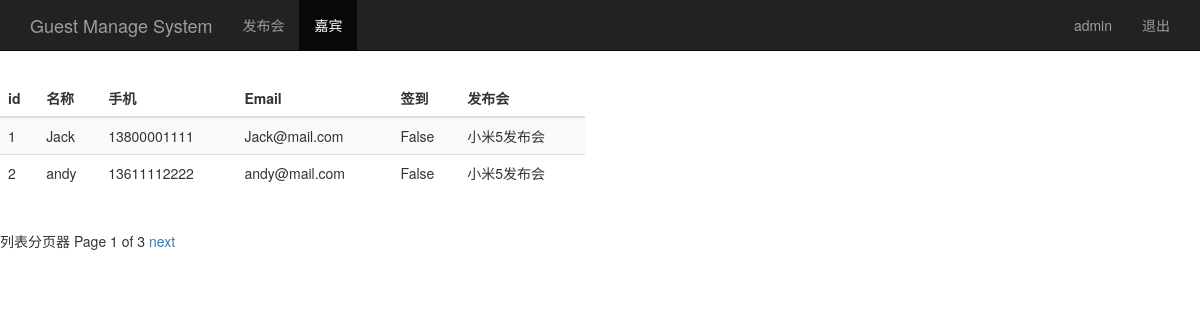
The page /guest_manage/ (signed in) on the database its author committed.
### sign/models.py (models this page shows, shortened)
class Guest(models.Model):
    event = models.ForeignKey('Event',on_delete=models.CASCADE)
    realname = models.CharField(max_length=64)
    phone = models.CharField(max_length=16)
    email = models.EmailField()
    sign = models.BooleanField()
    creat_time = models.DateTimeField(auto_now=True)
    class Meta:
        unique_together = ("event","phone")

class Event(models.Model):
    name = models.CharField(max_length=100)
    limit = models.IntegerField()
    status = models.BooleanField()
    address = models.CharField(max_length=200)
    start_time = models.DateTimeField('events time')
    create_time = models.DateTimeField(auto_now=True)
    def __str__(self):
        return self.name

### sign/views.py (the view)
# urls.py: url(r'^guest_manage/$', views.guest_manage),
@login_required
def guest_manage(request):
    username = request.session.get('user','')
    guest_list = Guest.objects.all().order_by('id')
    paginator = Paginator(guest_list,2)
    page = request.GET.get('page')
    try:
        contacts = paginator.page(page)
    except PageNotAnInteger:
        contacts = paginator.page(1)
    except EmptyPage:
        contacts = paginator.page(paginator.num_pages)
    return render(request,'guest_manage.html',{'user':username,'guests':contacts})

### sign/templates/guest_manage.html (shortened to what this page needs)
<!DOCTYPE html>
<html lang="zh-CN">
	<head>
	    {% load bootstrap3 %}
	    {% bootstrap_css %}
	</head>
	<body role="document">
		<nav class="navbar navbar-inverse navbar-fixed-top">
			<div class="container">
				<div class="navbar-header">
					<a class="navbar-brand" href="/event_manage/">Guest Manage System</a>
				</div>
				<div id="navbar" class="collapse navbar-collapse">
					<ul class="nav navbar-nav">
						<li><a href="/guest_manage/">发布会</a></li>
						<li class="active"><a href="#">嘉宾</a></li>
					</ul>
					<ul class="nav navbar-nav navbar-right">
						<li><a href="#">{{user}}</a></li>
						<li><a href="/logout/">退出</a></li>
					</ul>
				</div>
			</div>
		</nav>
		<div class="row" style="padding-top: 80px;">
			<div class="col-md-6">
				<table class="table table-striped">
					<thead>
						<tr>
							<th>id</th><th>名称</th><th>手机</th><th>Email</th><th>签到</th><th>发布会</th>
						</tr>
					</thead>
					<tbody>
						{% for guest in guests %}
							<tr>
								<td>{{ guest.id }}</td>
								<td>{{ guest.realname }}</td>
								<td>{{ guest.phone }}</td>
								<td>{{ guest.email }}</td>
								<td>{{ guest.sign }}</td>
								<td>{{ guest.event }}</td>
							</tr>
						{% endfor %}
					</tbody>
				</table>
			</div>
		</div>
		列表分页器
		<div class="pagination">
			<span class="step-links">
					<span class="current">
						Page {{ guests.number }} of {{ guests.paginator.num_pages}}
					</span>
				{% if guests.has_next %}
					<a href="?page={{ guests.next_page_number }}">next</a>
				{% endif %}
			</span>
		</div>
	</body>
</html>

### rows shown on the page
Guest: id "1", realname "Jack", phone "13800001111", email "Jack@mail.com", sign "False", event "小米5发布会"
Guest: id "2", realname "andy", phone "13611112222", email "andy@mail.com", sign "False", event "小米5发布会"

### other values the page prints
{{ user }} "admin"
{{ guests.number }} "1"
{{ guests.paginator.num_pages }} "3"
